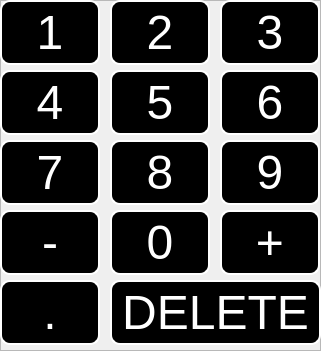
  <widget class="QFrame" name="frame_keyboard_md">
   <property name="geometry">
    <rect>
     <x>150</x>
     <y>1680</y>
     <width>321</width>
     <height>351</height>
    </rect>
   </property>
   <property name="frameShape">
    <enum>QFrame::StyledPanel</enum>
   </property>
   <property name="frameShadow">
    <enum>QFrame::Raised</enum>
   </property>
   <widget class="QPushButton" name="k3_magneticDeclination">
    <property name="geometry">
     <rect>
      <x>220</x>
      <y>0</y>
      <width>100</width>
      <height>65</height>
     </rect>
    </property>
    <property name="font">
     <font>
      <family>Ubuntu</family>
      <pointsize>36</pointsize>
     </font>
    </property>
    <property name="focusPolicy">
     <enum>Qt::NoFocus</enum>
    </property>
    <property name="styleSheet">
     <string notr="true">border: 2px solid white;
border-radius: 10px;
padding: 0 8px;
background: soid black;
color: white;</string>
    </property>
    <property name="text">
     <string>3</string>
    </property>
   </widget>
   <widget class="QPushButton" name="k_plus_magneticDeclination">
    <property name="geometry">
     <rect>
      <x>220</x>
      <y>210</y>
      <width>100</width>
      <height>65</height>
     </rect>
    </property>
    <property name="font">
     <font>
      <family>Ubuntu</family>
      <pointsize>36</pointsize>
     </font>
    </property>
    <property name="focusPolicy">
     <enum>Qt::NoFocus</enum>
    </property>
    <property name="styleSheet">
     <string notr="true">border: 2px solid white;
border-radius: 10px;
padding: 0 8px;
background: soid black;
color: white;</string>
    </property>
    <property name="text">
     <string>+</string>
    </property>
   </widget>
   <widget class="QPushButton" name="k5_magneticDeclination">
    <property name="geometry">
     <rect>
      <x>110</x>
      <y>70</y>
      <width>100</width>
      <height>65</height>
     </rect>
    </property>
    <property name="font">
     <font>
      <family>Ubuntu</family>
      <pointsize>36</pointsize>
     </font>
    </property>
    <property name="focusPolicy">
     <enum>Qt::NoFocus</enum>
    </property>
    <property name="styleSheet">
     <string notr="true">border: 2px solid white;
border-radius: 10px;
padding: 0 8px;
background: soid black;
color: white;</string>
    </property>
    <property name="text">
     <string>5</string>
    </property>
   </widget>
   <widget class="QPushButton" name="k1_magneticDeclination">
    <property name="geometry">
     <rect>
      <x>0</x>
      <y>0</y>
      <width>100</width>
      <height>65</height>
     </rect>
    </property>
    <property name="font">
     <font>
      <family>Ubuntu</family>
      <pointsize>36</pointsize>
     </font>
    </property>
    <property name="focusPolicy">
     <enum>Qt::NoFocus</enum>
    </property>
    <property name="contextMenuPolicy">
     <enum>Qt::DefaultContextMenu</enum>
    </property>
    <property name="autoFillBackground">
     <bool>false</bool>
    </property>
    <property name="styleSheet">
     <string notr="true">border: 2px solid white;
border-radius: 10px;
padding: 0 8px;
background: soid black;
color: white;</string>
    </property>
    <property name="text">
     <string>1</string>
    </property>
    <property name="autoDefault">
     <bool>true</bool>
    </property>
    <property name="default">
     <bool>false</bool>
    </property>
    <property name="flat">
     <bool>false</bool>
    </property>
   </widget>
   <widget class="QPushButton" name="k0_magneticDeclination">
    <property name="geometry">
     <rect>
      <x>110</x>
      <y>210</y>
      <width>100</width>
      <height>65</height>
     </rect>
    </property>
    <property name="font">
     <font>
      <family>Ubuntu</family>
      <pointsize>36</pointsize>
     </font>
    </property>
    <property name="focusPolicy">
     <enum>Qt::NoFocus</enum>
    </property>
    <property name="styleSheet">
     <string notr="true">border: 2px solid white;
border-radius: 10px;
padding: 0 8px;
background: soid black;
color: white;</string>
    </property>
    <property name="text">
     <string>0</string>
    </property>
   </widget>
   <widget class="QPushButton" name="k_dot_magneticDeclination">
    <property name="geometry">
     <rect>
      <x>0</x>
      <y>280</y>
      <width>100</width>
      <height>65</height>
     </rect>
    </property>
    <property name="font">
     <font>
      <family>Ubuntu</family>
      <pointsize>36</pointsize>
     </font>
    </property>
    <property name="focusPolicy">
     <enum>Qt::NoFocus</enum>
    </property>
    <property name="styleSheet">
     <string notr="true">border: 2px solid white;
border-radius: 10px;
padding: 0 8px;
background: soid black;
color: white;</string>
    </property>
    <property name="text">
     <string>.</string>
    </property>
   </widget>
   <widget class="QPushButton" name="k7_magneticDeclination">
    <property name="geometry">
     <rect>
      <x>0</x>
      <y>140</y>
      <width>100</width>
      <height>65</height>
     </rect>
    </property>
    <property name="font">
     <font>
      <family>Ubuntu</family>
      <pointsize>36</pointsize>
     </font>
    </property>
    <property name="focusPolicy">
     <enum>Qt::NoFocus</enum>
    </property>
    <property name="styleSheet">
     <string notr="true">border: 2px solid white;
border-radius: 10px;
padding: 0 8px;
background: soid black;
color: white;</string>
    </property>
    <property name="text">
     <string>7</string>
    </property>
   </widget>
   <widget class="QPushButton" name="k_minus_magneticDeclination">
    <property name="geometry">
     <rect>
      <x>0</x>
      <y>210</y>
      <width>100</width>
      <height>65</height>
     </rect>
    </property>
    <property name="font">
     <font>
      <family>Ubuntu</family>
      <pointsize>36</pointsize>
     </font>
    </property>
    <property name="focusPolicy">
     <enum>Qt::NoFocus</enum>
    </property>
    <property name="styleSheet">
     <string notr="true">border: 2px solid white;
border-radius: 10px;
padding: 0 8px;
background: soid black;
color: white;</string>
    </property>
    <property name="text">
     <string>-</string>
    </property>
   </widget>
   <widget class="QPushButton" name="k4_magneticDeclination">
    <property name="geometry">
     <rect>
      <x>0</x>
      <y>70</y>
      <width>100</width>
      <height>65</height>
     </rect>
    </property>
    <property name="font">
     <font>
      <family>Ubuntu</family>
      <pointsize>36</pointsize>
     </font>
    </property>
    <property name="focusPolicy">
     <enum>Qt::NoFocus</enum>
    </property>
    <property name="styleSheet">
     <string notr="true">border: 2px solid white;
border-radius: 10px;
padding: 0 8px;
background: soid black;
color: white;</string>
    </property>
    <property name="text">
     <string>4</string>
    </property>
   </widget>
   <widget class="QPushButton" name="k8_magneticDeclination">
    <property name="geometry">
     <rect>
      <x>110</x>
      <y>140</y>
      <width>100</width>
      <height>65</height>
     </rect>
    </property>
    <property name="font">
     <font>
      <family>Ubuntu</family>
      <pointsize>36</pointsize>
     </font>
    </property>
    <property name="focusPolicy">
     <enum>Qt::NoFocus</enum>
    </property>
    <property name="styleSheet">
     <string notr="true">border: 2px solid white;
border-radius: 10px;
padding: 0 8px;
background: soid black;
color: white;</string>
    </property>
    <property name="text">
     <string>8</string>
    </property>
   </widget>
   <widget class="QPushButton" name="k_del_magneticDeclination">
    <property name="geometry">
     <rect>
      <x>110</x>
      <y>280</y>
      <width>211</width>
      <height>65</height>
     </rect>
    </property>
    <property name="font">
     <font>
      <family>Ubuntu</family>
      <pointsize>36</pointsize>
     </font>
    </property>
    <property name="focusPolicy">
     <enum>Qt::NoFocus</enum>
    </property>
    <property name="styleSheet">
     <string notr="true">border: 2px solid white;
border-radius: 10px;
padding: 0 8px;
background: soid black;
color: white;</string>
    </property>
    <property name="text">
     <string>DELETE</string>
    </property>
   </widget>
   <widget class="QPushButton" name="k2_magneticDeclination">
    <property name="geometry">
     <rect>
      <x>110</x>
      <y>0</y>
      <width>100</width>
      <height>65</height>
     </rect>
    </property>
    <property name="font">
     <font>
      <family>Ubuntu</family>
      <pointsize>36</pointsize>
     </font>
    </property>
    <property name="focusPolicy">
     <enum>Qt::NoFocus</enum>
    </property>
    <property name="styleSheet">
     <string notr="true">border: 2px solid white;
border-radius: 10px;
padding: 0 8px;
background: soid black;
color: white;</string>
    </property>
    <property name="text">
     <string>2</string>
    </property>
   </widget>
   <widget class="QPushButton" name="k6_magneticDeclination">
    <property name="geometry">
     <rect>
      <x>220</x>
      <y>70</y>
      <width>100</width>
      <height>65</height>
     </rect>
    </property>
    <property name="font">
     <font>
      <family>Ubuntu</family>
      <pointsize>36</pointsize>
     </font>
    </property>
    <property name="focusPolicy">
     <enum>Qt::NoFocus</enum>
    </property>
    <property name="styleSheet">
     <string notr="true">border: 2px solid white;
border-radius: 10px;
padding: 0 8px;
background: soid black;
color: white;</string>
    </property>
    <property name="text">
     <string>6</string>
    </property>
   </widget>
   <widget class="QPushButton" name="k9_magneticDeclination">
    <property name="geometry">
     <rect>
      <x>220</x>
      <y>140</y>
      <width>100</width>
      <height>65</height>
     </rect>
    </property>
    <property name="font">
     <font>
      <family>Ubuntu</family>
      <pointsize>36</pointsize>
     </font>
    </property>
    <property name="focusPolicy">
     <enum>Qt::NoFocus</enum>
    </property>
    <property name="styleSheet">
     <string notr="true">border: 2px solid white;
border-radius: 10px;
padding: 0 8px;
background: soid black;
color: white;</string>
    </property>
    <property name="text">
     <string>9</string>
    </property>
   </widget>
  </widget>
